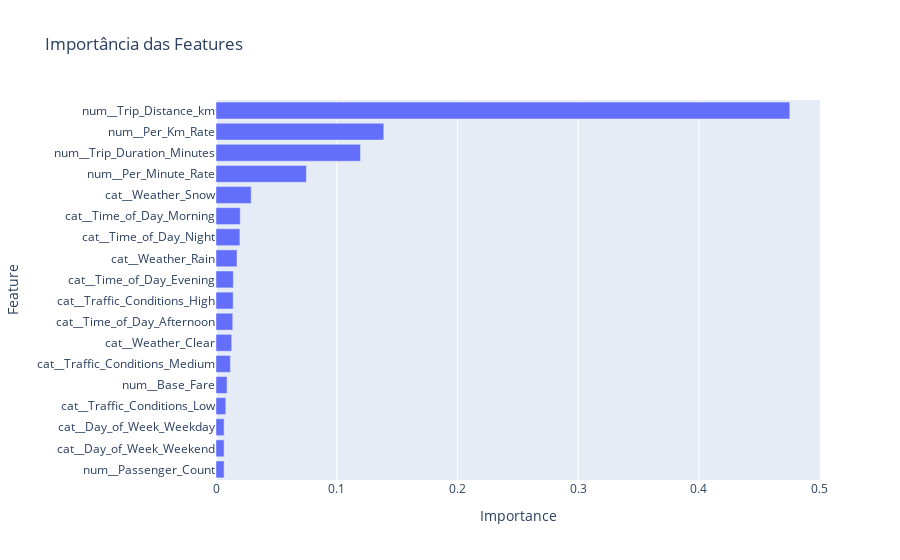

Source (notebook cell):
### Code cell
fig = px.bar(df_importances, x='Importance',y='Feature',title='Importância das Features',
             orientation='h')

fig.update_xaxes(tickangle=False)
fig.show()

### Figure 1 — Plotly figure (JSON) as saved in the notebook; plotly's stock layout.template omitted (floating-point values rounded to 4 significant figures)
{"data": [{"hovertemplate": "Importance=%{x}<br>Feature=%{y}<extra></extra>", "legendgroup": "", "marker": {"color": "#636efa", "pattern": {"shape": ""}}, "name": "", "orientation": "h", "showlegend": false, "textposition": "auto", "type": "bar", "x": [0.00669, 0.006701, 0.006701, 0.008144, 0.009161, 0.01192, 0.01301, 0.01388, 0.01423, 0.01435, 0.01741, 0.01981, 0.02008, 0.02913, 0.07486, 0.1197, 0.139, 0.4753], "xaxis": "x", "y": ["num__Passenger_Count", "cat__Day_of_Week_Weekend", "cat__Day_of_Week_Weekday", "cat__Traffic_Conditions_Low", "num__Base_Fare", "cat__Traffic_Conditions_Medium", "cat__Weather_Clear", "cat__Time_of_Day_Afternoon", "cat__Traffic_Conditions_High", "cat__Time_of_Day_Evening", "cat__Weather_Rain", "cat__Time_of_Day_Night", "cat__Time_of_Day_Morning", "cat__Weather_Snow", "num__Per_Minute_Rate", "num__Trip_Duration_Minutes", "num__Per_Km_Rate", "num__Trip_Distance_km"], "yaxis": "y"}], "layout": {"barmode": "relative", "legend": {"tracegroupgap": 0}, "title": {"text": "Importância das Features"}, "xaxis": {"anchor": "y", "domain": [0, 1], "tickangle": 0, "title": {"text": "Importance"}}, "yaxis": {"anchor": "x", "domain": [0, 1], "title": {"text": "Feature"}}}}
